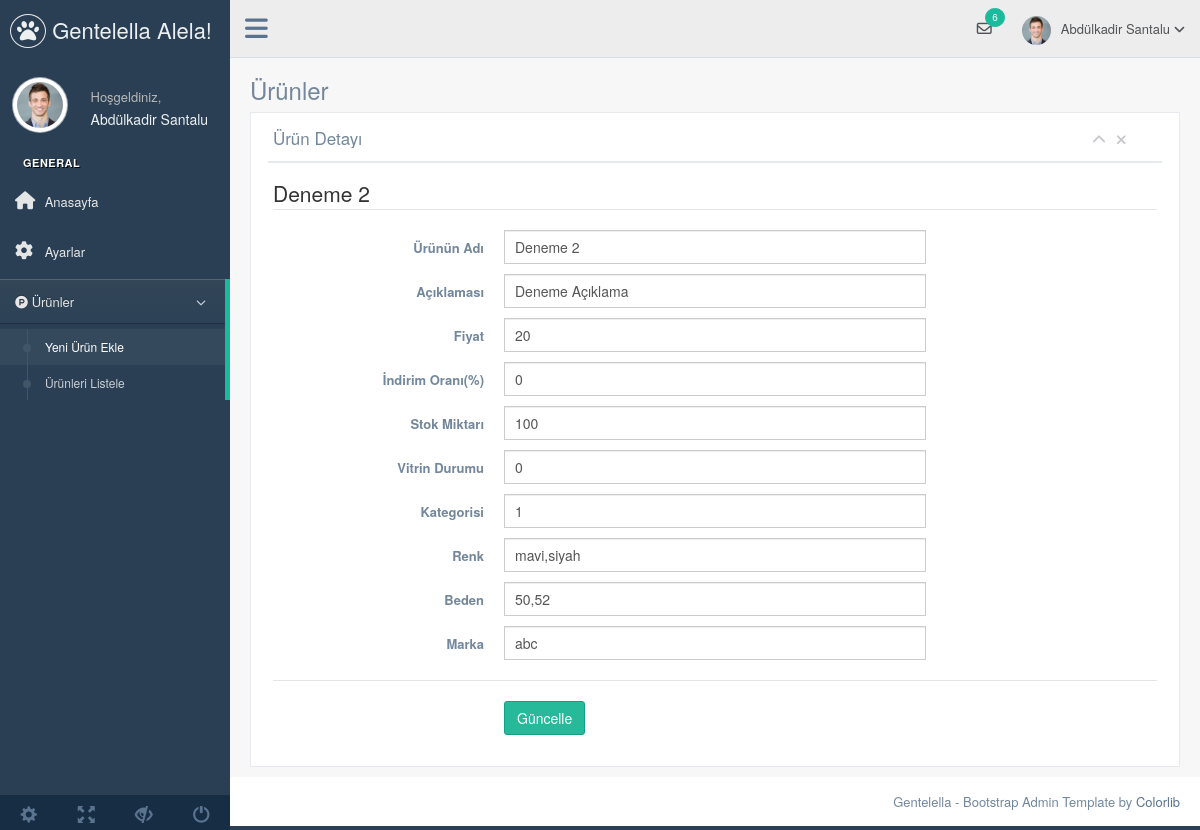
Page /template-yonet/UrunDetay.php?id=2 (signed in) on the committed database.
### tables this page shows
CREATE TABLE `urun` (
  `urun_id` int(11) NOT NULL,
  `urun_adi` varchar(150) DEFAULT NULL,
  `urun_aciklama` text DEFAULT NULL,
  `urun_fiyat` double DEFAULT NULL,
  `urun_indirim` int(11) DEFAULT NULL,
  `urun_stok` int(11) DEFAULT NULL,
  `urun_vitrin` tinyint(1) DEFAULT NULL,
  `urun_eklenmetarihi` timestamp NULL DEFAULT current_timestamp(),
  `urun_kategori_id` int(11) DEFAULT NULL,
  `urun_renk` varchar(200) DEFAULT NULL,
  `urun_beden` varchar(200) DEFAULT NULL,
  `urun_marka` varchar(50) DEFAULT NULL,
  `urun_gosterilme` int(11) DEFAULT NULL
);

### template-yonet/UrunDetay.php (the view, shortened to what this page needs)
<?php
include"ust.php";
$Urun=$db->prepare("SELECT * FROM urun WHERE urun_id=?");
$Urun->execute(array(intval($_GET['id'])));
$Urun=$Urun->fetch();
?>
        <div class="right_col" role="main">
          <div class="">
            <div class="page-title">
              <div class="title_left">
                <h3>Ürünler</h3>
              </div>
            </div>
            <div class="clearfix"></div>
            <div class="row">
              <div class="col-md-12 col-sm-12 col-xs-12">
                <div class="x_panel">
                  <div class="x_title">
                    <h2>Ürün Detayı</h2>
                    <ul class="nav navbar-right panel_toolbox">
                      <li><a class="collapse-link"><i class="fa fa-chevron-up"></i></a>
                      </li>
                      <li><a class="close-link"><i class="fa fa-close"></i></a>
                      </li>
                    </ul>
                    <div class="clearfix"></div>
                  </div>
                  <div class="x_content">
                    <form action="urun_guncelle.php" method="POST" class="form-horizontal form-label-left" novalidate>
                      <span class="section"><?php echo $Urun['urun_adi'] ?></span>
                      <div class="item form-group">
                        <label class="control-label col-md-3 col-sm-3 col-xs-12" for="urun_adi">Ürünün Adı</label>
                        <div class="col-md-6 col-sm-6 col-xs-12">
                          <input id="urun_adi" class="form-control col-md-7 col-xs-12" name="urun_adi"
                          value="<?php echo $Urun['urun_adi'] ?>" placeholder="Ürünün Adını Giriniz" type="text">
                        </div>
                      </div>
                      <div class="item form-group">
                        <label class="control-label col-md-3 col-sm-3 col-xs-12" for="urun_aciklama">Açıklaması</label>
                        <div class="col-md-6 col-sm-6 col-xs-12">
                          <input id="urun_aciklama" class="form-control col-md-7 col-xs-12"  name="urun_aciklama" value="<?php echo $Urun['urun_aciklama'] ?>" placeholder="Ürünün Açıklamasını Giriniz"  type="text">
                        </div>
                      </div>
                      <div class="item form-group">
                        <label class="control-label col-md-3 col-sm-3 col-xs-12" for="urun_fiyat">Fiyat</label>
                        <div class="col-md-6 col-sm-6 col-xs-12">
                          <input id="urun_fiyat" class="form-control col-md-7 col-xs-12"  name="urun_fiyat" value="<?php echo $Urun['urun_fiyat'] ?>" placeholder="Ürünün Fiyatını Giriniz"  type="text">
                        </div>
                      </div>
                      <div class="item form-group">
                        <label class="control-label col-md-3 col-sm-3 col-xs-12" for="urun_indirim">İndirim Oranı(%)</label>
                        <div class="col-md-6 col-sm-6 col-xs-12">
                          <input id="urun_indirim" class="form-control col-md-7 col-xs-12"   name="urun_indirim" value="<?php echo $Urun['urun_indirim'] ?>" placeholder="Ürünün İndirim Oranını Giriniz"  type="text">
                        </div>
                      </div>
                      <div class="item form-group">
                        <label class="control-label col-md-3 col-sm-3 col-xs-12" for="urun_stok">Stok Miktarı</label>
                        <div class="col-md-6 col-sm-6 col-xs-12">
                          <input id="urun_stok" class="form-control col-md-7 col-xs-12"   name="urun_stok" value="<?php echo $Urun['urun_stok'] ?>" placeholder="Ürünün Stok Miktarını Giriniz"  type="text">
                        </div>
                      </div>
                      <div class="item form-group">
                        <label class="control-label col-md-3 col-sm-3 col-xs-12" for="urun_vitrin">Vitrin Durumu</label>
                        <div class="col-md-6 col-sm-6 col-xs-12">
                          <input id="urun_vitrin" class="form-control col-md-7 col-xs-12"   name="urun_vitrin" value="<?php echo $Urun['urun_vitrin'] ?>" placeholder="Ürünün Vitrin Durumunu Seçiniz"  type="text">
                        </div>
                      </div>
                      <div class="item form-group">
                        <label class="control-label col-md-3 col-sm-3 col-xs-12" for="urun_kategori_id">Kategorisi</label>
                        <div class="col-md-6 col-sm-6 col-xs-12">
                          <input id="urun_kategori_id" class="form-control col-md-7 col-xs-12"   name="urun_kategori_id" value="<?php echo $Urun['urun_kategori_id'] ?>" placeholder="Ürünün Kategorisini Giriniz"  type="text">
                        </div>
                      </div>
                      <div class="item form-group">
                        <label class="control-label col-md-3 col-sm-3 col-xs-12" for="urun_renk">Renk</label>
                        <div class="col-md-6 col-sm-6 col-xs-12">
                          <input id="urun_renk" class="form-control col-md-7 col-xs-12"   name="urun_renk" value="<?php echo $Urun['urun_renk'] ?>" placeholder="Ürünün Renklerini Giriniz"  type="text">
                        </div>
                      </div>
                      <div class="item form-group">
                        <label class="control-label col-md-3 col-sm-3 col-xs-12" for="urun_beden">Beden</label>
                        <div class="col-md-6 col-sm-6 col-xs-12">
                          <input id="urun_beden" class="form-control col-md-7 col-xs-12"   name="urun_beden" value="<?php echo $Urun['urun_beden'] ?>" placeholder="Ürünün Beden Türünü Giriniz"  type="text">
                        </div>
                      </div>
                      <div class="item form-group">
                        <label class="control-label col-md-3 col-sm-3 col-xs-12" for="urun_marka">Marka</label>
                        <div class="col-md-6 col-sm-6 col-xs-12">
                          <input id="urun_marka" class="form-control col-md-7 col-xs-12"   name="urun_marka" value="<?php echo $Urun['urun_marka'] ?>" placeholder="Ürünün Markasını Giriniz"  type="text">
                        </div>
                      </div>
                      <div class="ln_solid"></div>
                      <div class="form-group">
                        <div class="col-md-6 col-md-offset-3">
                          <button id="send" type="submit" class="btn btn-success"><?php echo($_GET['id']>0?'Güncelle':'Ekle') ?></button>
                        </div>
                      </div>
                    </form>
                  </div>
                </div>
              </div>
            </div>
          </div>
        </div>
      <?php
      include"alt.php";
        ?>

### rows in the picture
urun: urun_adi "Deneme 2", urun_aciklama "Deneme Açıklama", urun_fiyat "20", urun_indirim "0", urun_stok "100", urun_vitrin "0", urun_kategori_id "1", urun_renk "mavi,siyah", urun_beden "50,52", urun_marka "abc"

### other values in the picture
$_SESSION['kullanici_adsoyad'] "Abdülkadir Santalu"
